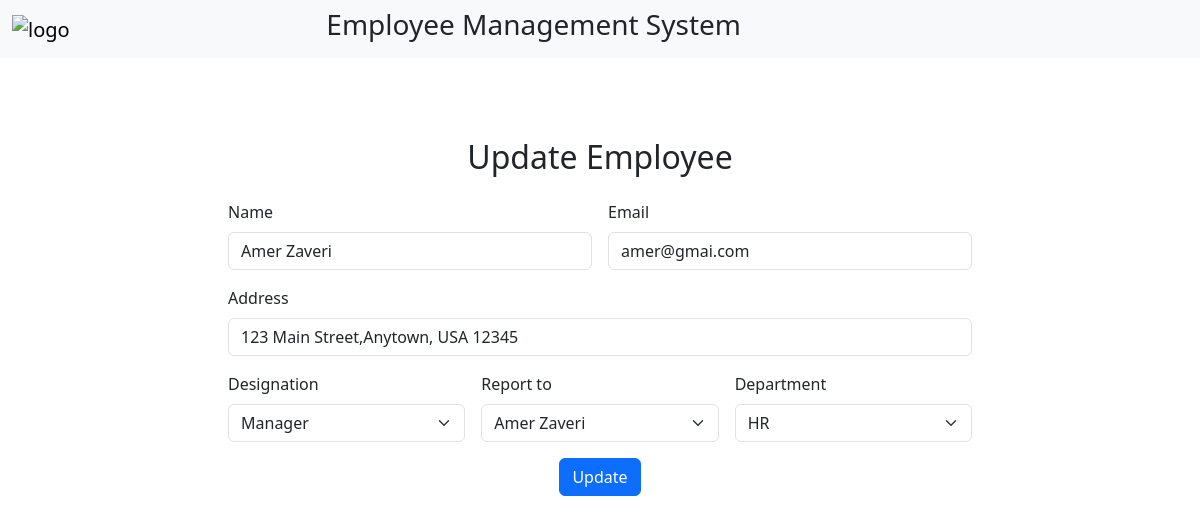
The app's page /edit/employee/9 with its own data.
### emsApp/models.py (models this page shows)
class Employee(models.Model):
    name = models.CharField(max_length=200)
    email = models.EmailField()
    address = models.TextField()
    DESIGNATION_CHOICES = [
        ('Associate', 'Associate'),
        ('TL', 'Team Lead'),
        ('Manager', 'Manager'),
    ]
    designation = models.CharField(max_length=20, choices=DESIGNATION_CHOICES)
    reporting_manager = models.ForeignKey('self', null=True, blank=True, on_delete=models.SET_NULL)
    department = models.ForeignKey(Department, on_delete=models.CASCADE)
    def __str__(self):
        return self.name

### emsApp/views.py (the view)
# urls.py: path('edit/employee/<int:emp_id>', views.edit_employee, name="edit_employee"),
def edit_employee(request, emp_id):
    if request.method == 'POST':
        name = request.POST['name']
        email = request.POST['email']
        address = request.POST['address']
        designation = request.POST['designation']
        report_to = request.POST['reportto']
        department_id = request.POST['department']
        report_manager = Employee.objects.get(id = report_to)
        department = Department.objects.get(id = department_id)
        employee = Employee.objects.get(id = emp_id)
        employee.name = name
        employee.email = email
        employee.address = address
        employee.designation = designation
        employee.reporting_manager = report_manager
        employee.department = department
        employee.save()
        messages.success(request,"Employee updated successfully !")
        return redirect('/')
    else:
        employee = Employee.objects.get(id = emp_id)
        all_employees = Employee.objects.all()
        designation_choices = Employee.DESIGNATION_CHOICES
        departments = Department.objects.all()
        context = {
            'employee': employee,
            'all_employees' : all_employees,
            'designation_choices': designation_choices,
            'departments': departments,
        }
    return render(request,"edit_employee.html", context)

### emsApp/models.py (called while the page is built)
    def __str__(self):
        return self.name

### templates/edit_employee.html (shortened to what this page needs)
{% extends "base.html" %}
{% block content %}
<div class="container">
<div class="row">
<div class="col col-lg-8 m-auto mt-5 p-2">
    <h2 class="m-4 text-center">Update Employee</h2>
    <form class="row g-3" method="POST">
        <div class="col-md-6">
            <label for="inputPassword4" class="form-label">Name</label>
            <input type="name" value="{{employee.name}}" name="name" class="form-control" id="inputName" required>
        </div>
        <div class="col-md-6">
            <label for="inputEmail4" class="form-label">Email</label>
            <input type="email" name="email" value={{employee.email}} class="form-control" id="inputEmail4" required>
        </div>
        <div class="col-12">
            <label for="inputAddress"  class="form-label">Address</label>
            <input type="text" name="address" value="{{employee.address}}" class="form-control" id="inputAddress" placeholder="" required>
        </div>
        <div class="col-md-4">
            <label for="inputState" class="form-label">Designation</label>
            <select id="inputState" value="{{employee.designation}}" name="designation" class="form-select" required>
            {% for choice in designation_choices %}
                <option value="{{ choice.0 }}" {% if choice.0 == employee.designation %}selected{% endif %}>{{ choice.1 }}</option>
            {% endfor %}
            </select>
        </div>
        <div class="col-md-4">
            <label for="inputState" class="form-label">Report to</label>
            <select id="inputState" value="{{employee.reporting_manager}}" name="reportto" class="form-select">
                {% for employee in all_employees %}
                    {% if employee.designation == 'TL' or employee.designation == 'Manager' %}
                        <option value="{{employee.id}}">{{ employee.name }}</option>
                    {% endif %}
                {% endfor %}
            </select>
        </div>
        <div class="col-md-4">
            <label for="inputState" class="form-label">Department</label>
            <select id="inputState" value="{{employee.department}}" name="department" class="form-select" required>
                {% for department in departments %}
                    <option value="{{ department.id }}">{{ department.name }}</option>
                {% endfor %}
            </select>
        </div>
        <div class="col-12 d-flex justify-content-center">
            <button type="submit" class="btn btn-primary">Update</button>
        </div>
    </form>
    </div>
</div>
</div>
{% endblock content %}

### records on screen
Employee: name "Amer Zaveri", email "amer@gmai.com", address "123 Main Street,Anytown, USA 12345", designation "Manager"

### other values on screen
form field reportto "Amer Zaveri"
form field department "HR"
